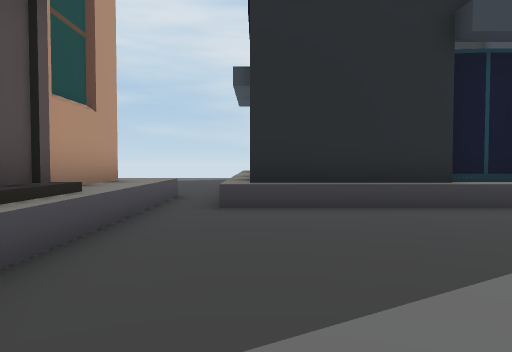
View 1 (above)

24 first-person views from a walk through a scene from a Unity 3-D project. The camera is 1.5 m above the floor, tilts 2° down and sees 70° across. The floor is counted in squares, 2 m on a side. Each view is taken from the middle of a square. On the plan, view 1 faces up. The plan holds only what a view shows up to about 11 squares ahead; the rest is blank. The place goes on beyond the plan. Some animated figures are left out.

View 2
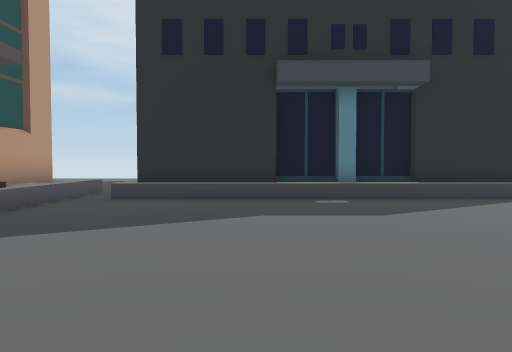

View 3
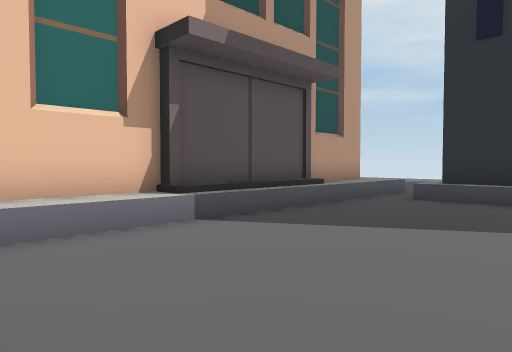

View 4
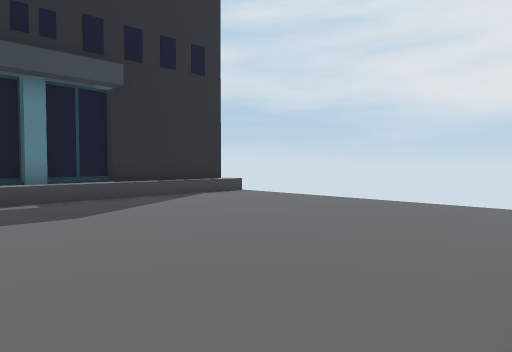

View 5
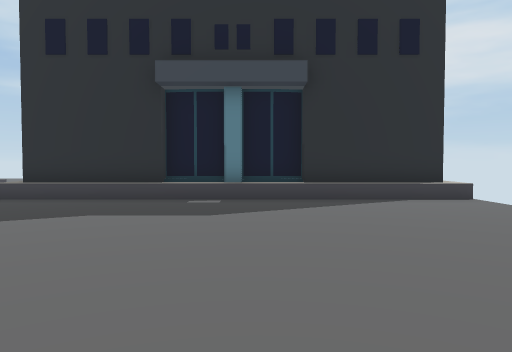

View 6
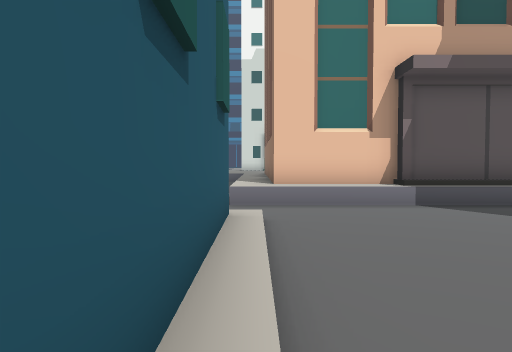

View 7
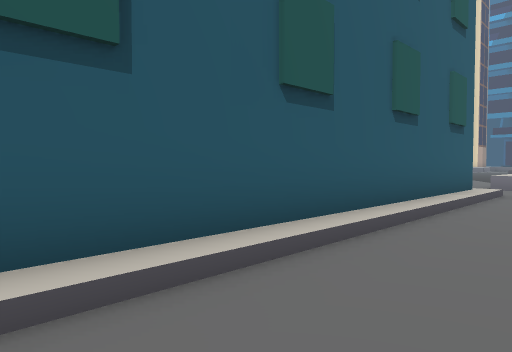

View 8
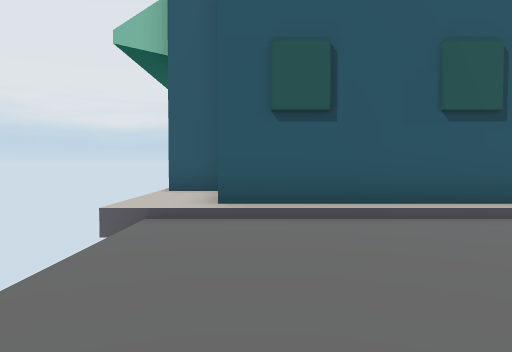

View 9
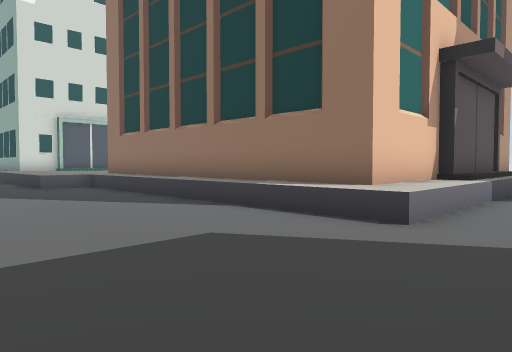

View 10
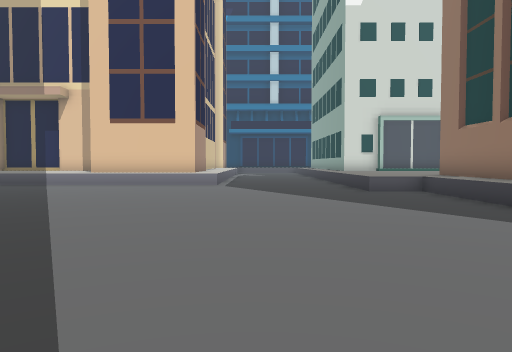

View 11
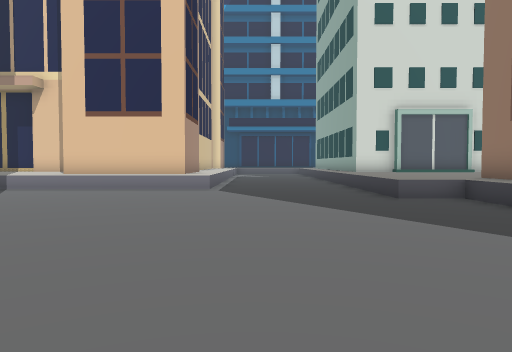

View 12
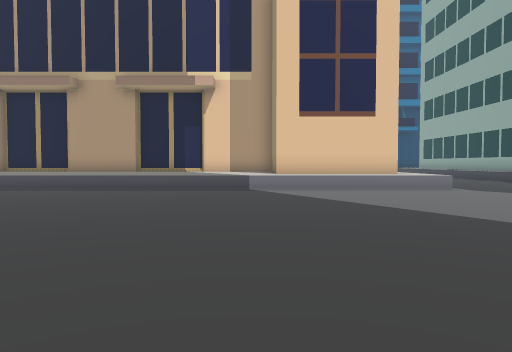

View 13
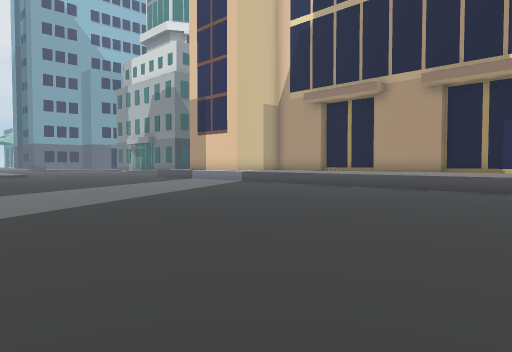

View 14
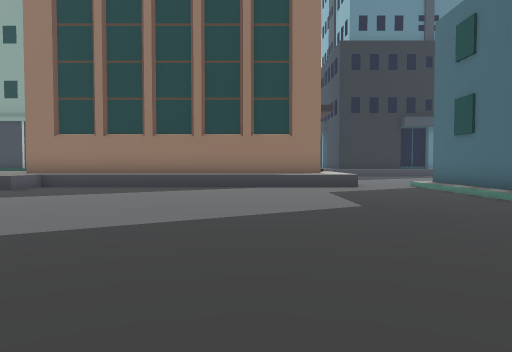

View 15
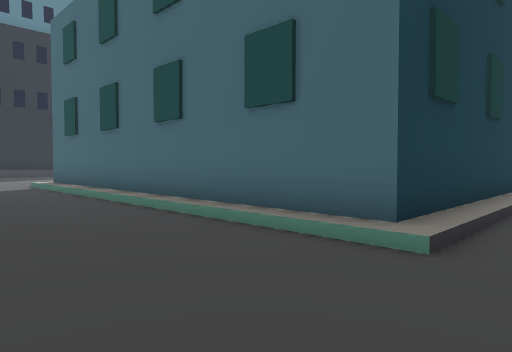

View 16
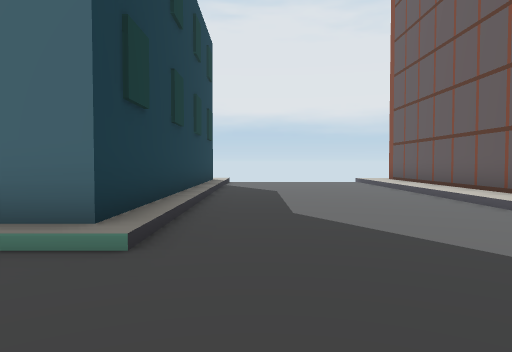

View 17
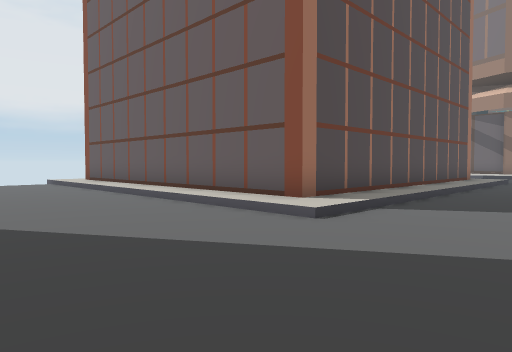

View 18
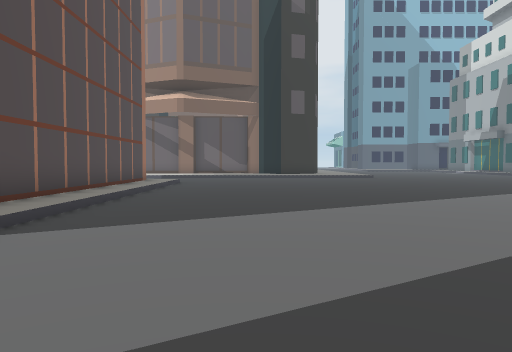

View 19
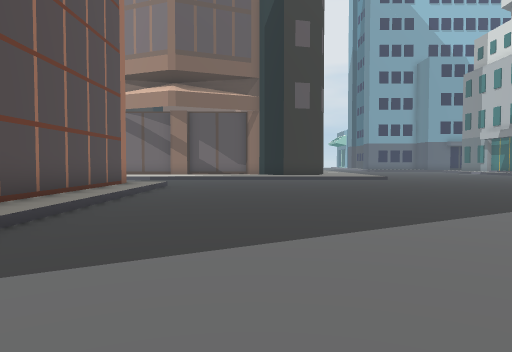

View 20
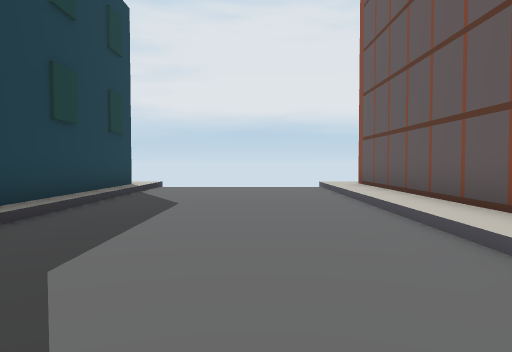

View 21
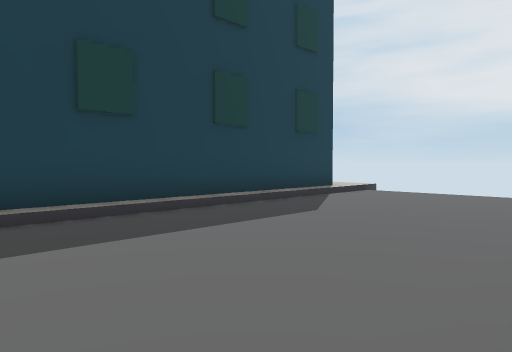

View 22
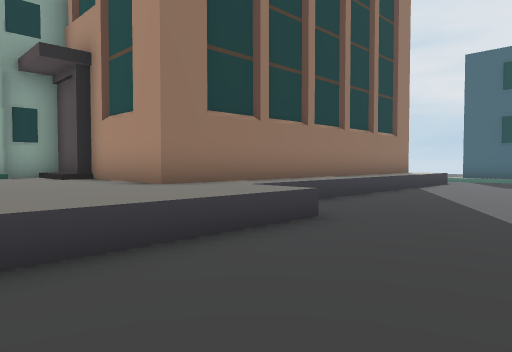

View 23
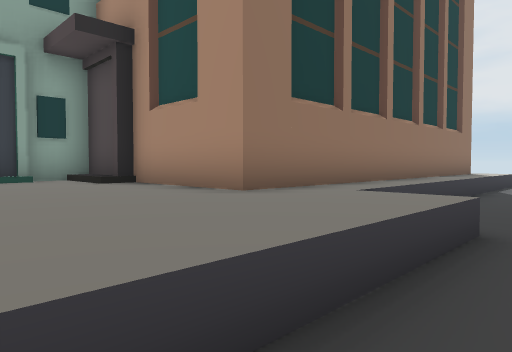

View 24
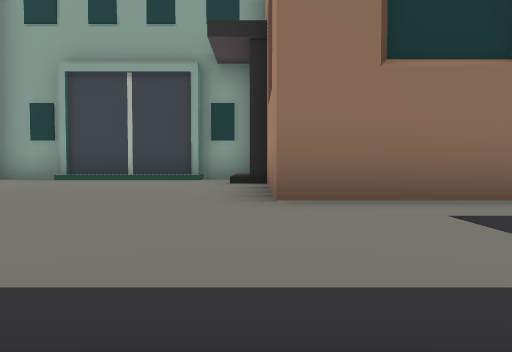

### Floor plan
Key: @ floor where view 1 was taken; # wall or solid block; . main floor; : floor 0.25 m higher than the main floor; / step, stairs or slope; ^ raised ledge.
Columns run from 16 left of view 1 to 11 right of it. Each row starts with its distance up from view 1.
  7              #^.############
  6              #^.^^^^^^^^^^^^
  5              #^.............
  4              #^.............
  3              #^.............
  2 ####         #^.............
  1 ^^^#         #^.............
  0 ^^^^         #^.@...........
 -1 ^^^^         #^.............
 -2 ^^^^##########^.............
 -3 ^^^^^^^^^^^^^^^.////////////
 -4 ^^^^^.........../##########:
 -5 ^^^^^.........../#         :
 -6 ................/#         #
 -7  .............../#
 -8 ................/#
 -9  .............../#
-10  ^............../#
-11  ^............../#
-12  ^............../#
-13  ^............../#
-14  ^............../##########:
-15  ^........... ..////////////
-16  ^.......... ...............
-17 ^^........... ..............
-18 ^^..........................
-19  ^..........................
-20  ^..............////////////
-21  ^............../##########:
-22  ^............../#        ##
-23     ............/#
-24      .........../#
-25       ........../#
-26        ........./#
-27        ........./#
-28       ........../#
-29       ........../#
-30       ........../#
-31       ........../#

Where each view was taken, in squares from view 1:
view 1: 0 up, 0 right, facing up
view 2: 3 down, 3 right, facing up
view 3: 3 down, 3 right, facing up-left
view 4: 3 down, 3 right, facing up-right
view 5: 3 down, 6 right, facing up
view 6: 3 down, 6 right, facing left
view 7: 1 down, 10 right, facing down-left
view 8: 2 up, 10 right, facing down
view 9: 8 down, 0 right, facing up-left
view 10: 8 down, 2 left, facing left
view 11: 8 down, 4 left, facing left
view 12: 15 down, 4 left, facing left
view 13: 15 down, 4 left, facing down-left
view 14: 15 down, 5 left, facing up
view 15: 16 down, 3 left, facing up-right
view 16: 16 down, 3 left, facing right
view 17: 16 down, 3 left, facing down-right
view 18: 18 down, 3 left, facing down
view 19: 20 down, 3 left, facing down
view 20: 18 down, 0 right, facing right
view 21: 20 down, 2 right, facing up-right
view 22: 8 down, 16 left, facing up-right
view 23: 6 down, 16 left, facing up-right
view 24: 6 down, 13 left, facing up
